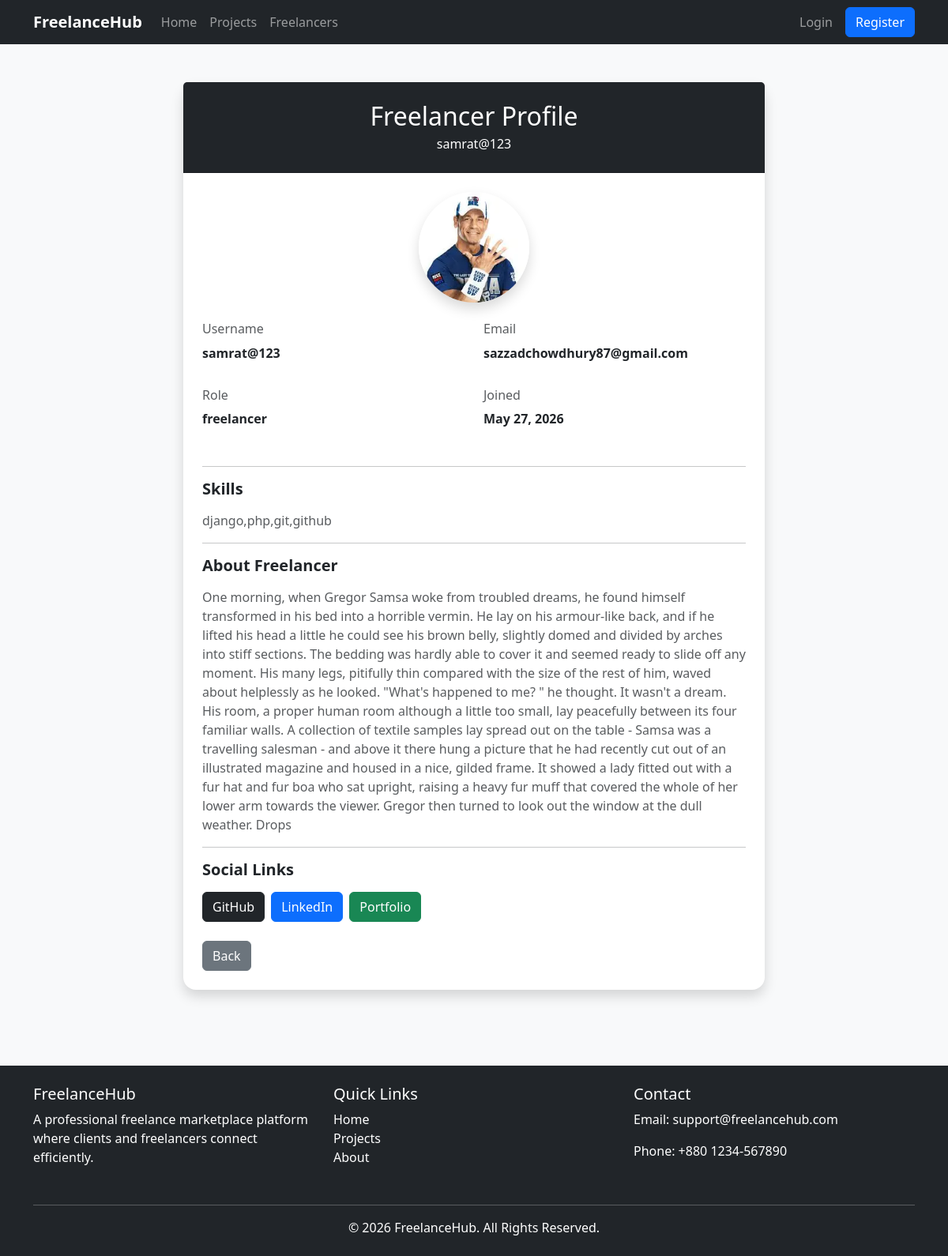
/proposals/freelancer/18/, run on the app's committed database.
### profiles/models.py (models this page shows, shortened)
class FreelanceProfile(models.Model):
    user = models.OneToOneField(
        settings.AUTH_USER_MODEL,
        on_delete=models.CASCADE,
        related_name='freelancer_profile'
    )
    profile_image = models.ImageField(
        upload_to='freelancers/',
        blank=True,
        null=True
    )
    bio = models.TextField(
        blank=True
    )
    skills = models.CharField(
        max_length=300,
        blank=True,
        help_text='Separate skills with commas'
    )
    github = models.URLField(
        blank=True
    )
    linkedin = models.URLField(
        blank=True
    )
    portfolio = models.URLField(
        blank=True
    )
    hourly_rate = models.DecimalField(
        max_digits=10,
        decimal_places=2,
        blank=True,
        null=True
    )

### accounts/models.py (models this page shows, shortened)
class User(AbstractUser):
    role= models.CharField(max_length=50,choices=ROLE_CHOICES)
    is_verified= models.BooleanField(default=False)

### proposals/views.py (the view)
# urls.py: path('freelancer/<int:id>/',views.freelancer_profile,name='freelancer_profile'),
def freelancer_profile(request, id):
    profile = get_object_or_404(
        FreelanceProfile,
        user__id=id
    )
    return render(
        request,
        'proposals/freelancer_profile.html',
        {
            'profile_user': profile
        }
    )

### notifications/context_processors.py (called while the page is built)
def notification_count(request):
    count = 0
    if request.user.is_authenticated:
        count = Notification.objects.filter(
            user=request.user,
            is_read=False
        ).count()
    return {
        'notification_count': count
    }

### proposals/templates/proposals/freelancer_profile.html (shortened to what this page needs)
{% extends 'base.html' %}
{% block content %}
<div class="container py-5">
    <div class="row justify-content-center">
        <div class="col-lg-8">
            <div class="card shadow border-0 rounded-4">
                <div class="card-header bg-dark text-white text-center py-4">
                    <h2 class="mb-1">
                        Freelancer Profile
                    </h2>
                    <p class="mb-0">
                        {{ profile_user.user.username }}
                    </p>
                </div>
                <div class="card-body p-4">
                    <div class="text-center mb-4">
                        {% if profile_user.profile_image %}
                        <img
                            src="{{ profile_user.profile_image.url }}"
                            class="rounded-circle shadow"
                            width="140"
                            height="140"
                            style="object-fit: cover;"
                        >
                        {% else %}
                        <img
                            src="https://via.placeholder.com/140"
                            class="rounded-circle shadow"
                        >
                        {% endif %}
                    </div>
                    <div class="row">
                        <div class="col-md-6 mb-3">
                            <h6 class="text-muted">
                                Username
                            </h6>
                            <p class="fw-bold">
                                {{ profile_user.user.username }}
                            </p>
                        </div>
                        <div class="col-md-6 mb-3">
                            <h6 class="text-muted">
                                Email
                            </h6>
                            <p class="fw-bold">
                                {{ profile_user.user.email }}
                            </p>
                        </div>
                        <div class="col-md-6 mb-3">
                            <h6 class="text-muted">
                                Role
                            </h6>
                            <p class="fw-bold">
                                {{ profile_user.user.role }}
                            </p>
                        </div>
                        <div class="col-md-6 mb-3">
                            <h6 class="text-muted">
                                Joined
                            </h6>
                            <p class="fw-bold">
                                {{ profile_user.user.date_joined|date:"F d, Y" }}
                            </p>
                        </div>
                    </div>
                    <hr>
                    <h5 class="fw-bold mb-3">
                        Skills
                    </h5>
                    <p class="text-muted">
                        {% if profile_user.skills %}
                            {{ profile_user.skills }}
                        {% else %}
                            No skills added yet.
                        {% endif %}
                    </p>
                    <hr>
                    <h5 class="fw-bold mb-3">
                        About Freelancer
                    </h5>
                    <p class="text-muted">
                        {% if profile_user.bio %}
                            {{ profile_user.bio }}
                        {% else %}
                            No bio added yet.
                        {% endif %}
                    </p>
                    <hr>
                    <h5 class="fw-bold mb-3">
                        Social Links
                    </h5>
                    <div class="d-flex flex-wrap gap-2">
                        {% if profile_user.github %}
                        <a
                            href="{{ profile_user.github }}"
                            target="_blank"
                            class="btn btn-dark"
                        >
                            GitHub
                        </a>
                        {% endif %}
                        {% if profile_user.linkedin %}
                        <a
                            href="{{ profile_user.linkedin }}"
                            target="_blank"
                            class="btn btn-primary"
                        >
                            LinkedIn
                        </a>
                        {% endif %}
                        {% if profile_user.portfolio %}
                        <a
                            href="{{ profile_user.portfolio }}"
                            target="_blank"
                            class="btn btn-success"
                        >
                            Portfolio
                        </a>
                        {% endif %}
                    </div>
                    <div class="mt-4">
                        <a
                            href="javascript:history.back()"
                            class="btn btn-secondary"
                        >
                            Back
                        </a>
                    </div>
                </div>
            </div>
        </div>
    </div>
</div>
{% endblock %}

### static/style.css (style rules this page uses)
body { background-color: #f8f9fa; }

### data on the page
FreelanceProfile: user.username "samrat@123", profile_image (picture), user.email "sazzadchowdhury87@gmail.com", user.role "freelancer", user.date_joined "May 27, 2026", skills "django,php,git,github", bio "One morning, when Gregor Samsa woke from troubled dreams, he found himself transformed in his bed into a horrible vermin. He lay on his armour-like back, and if he lifted his head a little he could see his brown belly, slightly domed and divided by arches into stiff sections. The bedding was hardly able to cover it and seemed ready to slide off any moment. His many legs, pitifully thin compared with the size of the rest of him, waved about helplessly as he looked. \"What's happened to me? \" he thought. It wasn't a dream. His room, a proper human room although a little too small, lay peacefully between its four familiar walls. A collection of textile samples lay spread out on the table -…"
